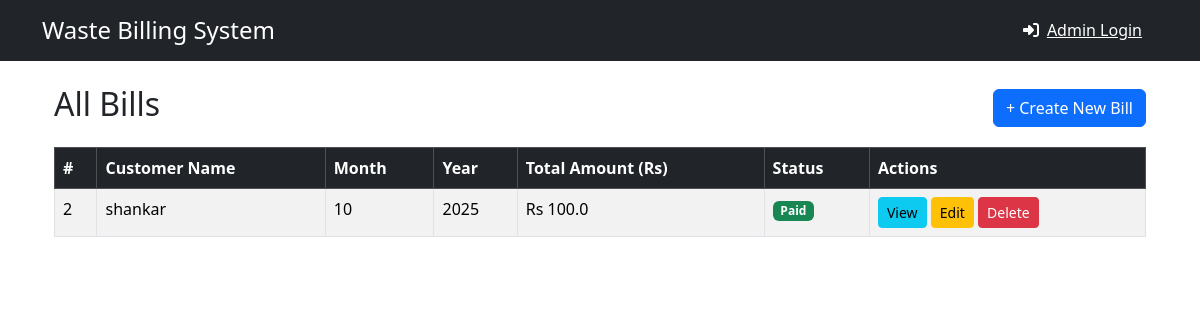
The app's page /bills/, older data.
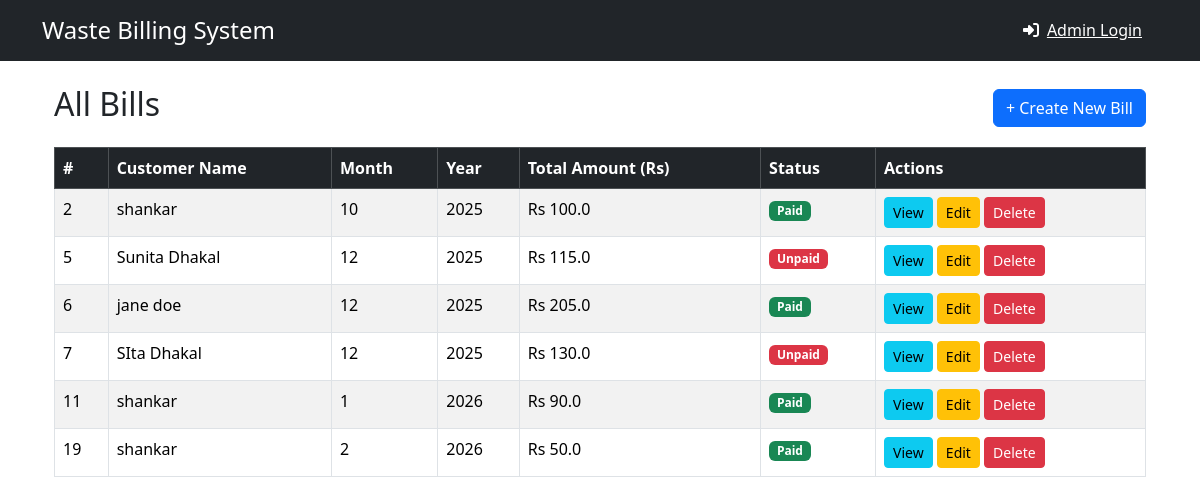
The same page, newer data.
### core/models.py (models this page shows, shortened)
class Bill(models.Model):
    customer = models.ForeignKey(Customer, on_delete=models.CASCADE)
    total_amount = models.FloatField(default=0)
    status = models.CharField(max_length=50, choices=[('Paid','Paid'),('Unpaid','Unpaid')], default='Unpaid')
    paid = models.BooleanField(default=False)
    month = models.IntegerField(default=timezone.now().month)
    year = models.IntegerField(default=timezone.now().year)
    date_created = models.DateTimeField(auto_now_add=True)

class Customer(models.Model):
    CUSTOMER_TYPES = [
        ('Household', 'Household'),
        ('Shop', 'Shop'),
        ('Hotel', 'Hotel'),
    ]
    customer_id = models.CharField(max_length=20, unique=True, blank=True)
    name = models.CharField(max_length=100)
    email = models.EmailField()
    phone = models.CharField(max_length=20,default='N/A')
    address = models.CharField(max_length=255, default='N/A')
    customer_type = models.CharField(max_length=20, choices=CUSTOMER_TYPES, default='Household')
    monthly_rate = models.FloatField(default=0)

### core/views.py (the view)
# urls.py: path('bills/', views.bill_list, name='bill_list'),
def bill_list(request):
    bills = Bill.objects.all()
    return render(request, 'core/bill_list.html', {'bills': bills})

### core/templates/core/bill_list.html
{% extends 'core/base.html' %}
{% block content %}
<div class="container mt-4">
    <div class="d-flex justify-content-between align-items-center mb-3">
        <h2>All Bills</h2>
        <a href="{% url 'core:add_bill' %}" class="btn btn-primary">+ Create New Bill</a>
    </div>
    <table class="table table-bordered table-striped">
        <thead class="table-dark">
            <tr>
                <th>#</th>
                <th>Customer Name</th>
                <th>Month</th>
                <th>Year</th>
                <th>Total Amount (Rs)</th>
                <th>Status</th>
                <th>Actions</th>
            </tr>
        </thead>
        <tbody>
            {% for bill in bills %}
            <tr>
                <td>{{ bill.id }}</td>
                <td>{{ bill.customer.name }}</td>
                <td>{{ bill.month }}</td>
                <td>{{ bill.year }}</td>
                <td>Rs {{ bill.total_amount }}</td>
                <td>
                    {% if bill.paid %}
                      <span class="badge bg-success">Paid</span>
                    {% else %}
                      <span class="badge bg-danger">Unpaid</span>
                    {% endif %}
                </td>
                <td>
                    <a href="{% url 'core:bill_detail' bill.id %}" class="btn btn-sm btn-info">View</a>
                    <a href="{% url 'core:edit_bill' bill.id %}" class="btn btn-sm btn-warning">Edit</a>
                    <a href="{% url 'core:delete_bill' bill.id %}" class="btn btn-sm btn-danger"
                       onclick="return confirm('Are you sure you want to delete this bill?');">Delete</a>
                </td>
            </tr>
            {% empty %}
            <tr>
                <td colspan="5" class="text-center">No bills found. Create one now!</td>
            </tr>
            {% endfor %}
        </tbody>
    </table>
</div>
{% endblock %}

### core/templates/core/base.html (shortened to what this page needs)
<!doctype html>
<html>
<head>
    {% load static %}
    <link href="https://cdn.jsdelivr.net/npm/bootstrap@5.3.3/dist/css/bootstrap.min.css" rel="stylesheet">
    <link rel="stylesheet" href="https://cdnjs.cloudflare.com/ajax/libs/font-awesome/6.4.0/css/all.min.css">
    <link rel="stylesheet" href="{% static 'core/css/style.css' %}">
</head>
<body>
<header class="bg-dark text-white p-3 mb-4 sticky-top">
    <div class="container d-flex flex-wrap align-items-center justify-content-between">
        <h1 class="h4 mb-2 mb-md-0">Waste Billing System</h1>
        <nav class="d-flex flex-wrap align-items-center">
            {% if user.is_authenticated %}
                <a href="{% url 'core:home' %}" class="text-white me-3 mb-2 mb-md-0">Home</a>
                <a href="{% url 'core:customer_list' %}" class="text-white me-3 mb-2 mb-md-0">Customers</a>
                <a href="{% url 'core:add_customer' %}" class="text-white me-3 mb-2 mb-md-0">Add Customer</a>
                <a href="{% url 'core:add_bill' %}" class="text-white me-3 mb-2 mb-md-0">Add Bill</a>
                <a href="{% url 'core:bill_list' %}" class="text-white me-3 mb-2 mb-md-0">Bills</a>
                <a href="{% url 'core:feedback_list' %}" class="text-white me-3 mb-2 mb-md-0">Feedbacks</a>
                <a href="{% url 'core:add_feedback' %}" class="text-white me-3 mb-2 mb-md-0">Add Feedback</a>
                <form class="d-flex me-3 mb-2 mb-md-0" method="GET" action="{% url 'core:customer_list' %}">
                    <input class="form-control form-control-sm me-2" type="search" name="q"
                           placeholder="Search customers..." aria-label="Search"
                           value="{{ request.GET.q }}" style="width: 180px;">
                    <button class="btn btn-outline-light btn-sm" type="submit">
                        <i class="fas fa-search"></i>
                    </button>
                </form>
                <div class="dropdown ms-3">
                    <button class="btn btn-outline-light dropdown-toggle" type="button" data-bs-toggle="dropdown">
                        <i class="fas fa-user me-1"></i>{{ user.username }}
                    </button>
                    <ul class="dropdown-menu">
                        <li><a class="dropdown-item" href="{% url 'admin:index' %}">
                            <i class="fas fa-cog me-2"></i>Django Admin
                        </a></li>
                        <li><hr class="dropdown-divider"></li>
                        <li><a class="dropdown-item" href="{% url 'core:admin_logout' %}">
                            <i class="fas fa-sign-out-alt me-2"></i>Logout
                        </a></li>
                    </ul>
                </div>
            {% else %}
                <a href="{% url 'core:admin_login' %}" class="text-white me-3 mb-2 mb-md-0">
                    <i class="fas fa-sign-in-alt me-2"></i>Admin Login
                </a>
            {% endif %}
        </nav>
    </div>
</header>
<main class="container">
    {% block content %}{% endblock %}
</main>
</body>
</html>

Row changes from the older to the newer data that the page shows:
added Bill: id "5", customer.name "Sunita Dhakal", month "12", year "2025", total_amount "115.0", paid "Unpaid"
added Bill: id "6", customer.name "jane doe", month "12", year "2025", total_amount "205.0", paid "Paid"
added Bill: id "7", customer.name "SIta Dhakal", month "12", year "2025", total_amount "130.0", paid "Unpaid"
added Bill: id "11", customer.name "shankar", month "1", year "2026", total_amount "90.0", paid "Paid"
added Bill: id "19", customer.name "shankar", month "2", year "2026", total_amount "50.0", paid "Paid"
